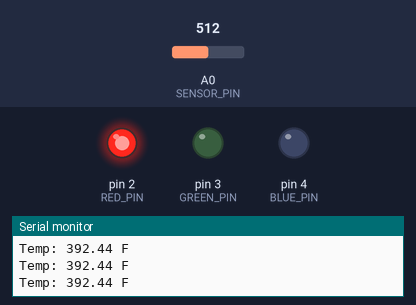
Recording of a sketch running on a simulated Arduino Uno, built with avr-gcc and run on an emulated ATmega328P. Shown: output pins drawn as LEDs (lit = HIGH), the last lines printed to the serial monitor. The inputs (shaded band) are chosen by the test bench; at power-on: A0 (SENSOR_PIN) = 512.

Above: at 1.3 s.
1.4 s: A0 (SENSOR_PIN) set to 164
2.9 s: A0 (SENSOR_PIN) set to 150
At 4.2 s:
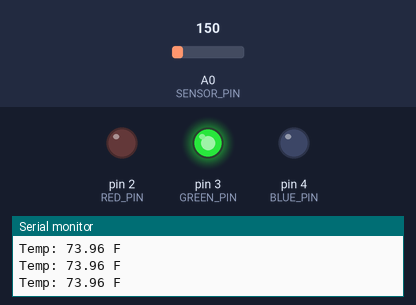
4.5 s: A0 (SENSOR_PIN) set to 122
At 5.6 s:
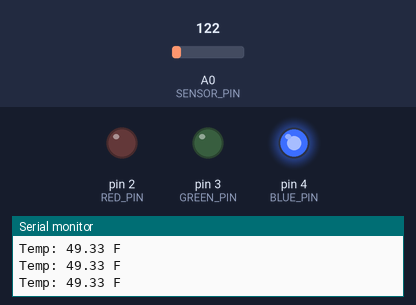
6.0 s: A0 (SENSOR_PIN) set to 306
At 6.8 s:
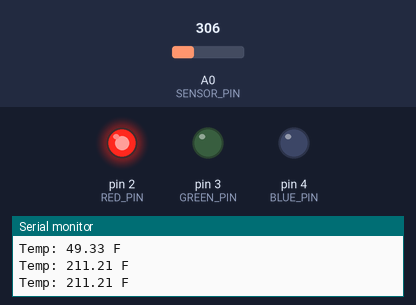
7.5 s: A0 (SENSOR_PIN) set to 70
At 8.0 s:
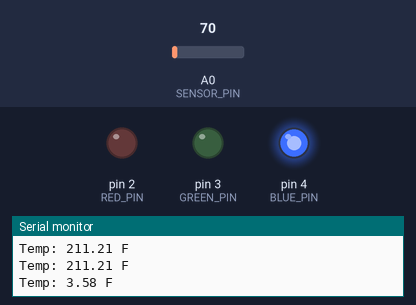
Timing chart, 0 to 10.0 s (numbered marks = the images above; inputs shaded):
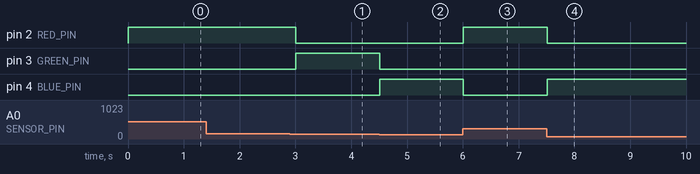

Measured:
- the behaviour switches between 157 and 156 on A0 (SENSOR_PIN) (found by bisection; images 0 and 1)
- after the input at 2.9 s, pin 2 (RED_PIN): HIGH → LOW after 0.11 s; pin 3 (GREEN_PIN): LOW → HIGH after 0.11 s
- after the input at 4.5 s, pin 3 (GREEN_PIN): HIGH → LOW at once; pin 4 (BLUE_PIN): LOW → HIGH at once
- after the input at 6.0 s, pin 2 (RED_PIN): LOW → HIGH at once; pin 4 (BLUE_PIN): HIGH → LOW at once
- after the input at 7.5 s, pin 2 (RED_PIN): HIGH → LOW at once; pin 4 (BLUE_PIN): LOW → HIGH at once

The sketch:

p01.ino
```cpp
// file: p01.ino
//
// revision history:
//   20260918: removed redundant arduino header to resolve linkage conflict
//

// define global hardware pin constants
//
const int SENSOR_PIN = A0;
const int RED_PIN = 2;
const int GREEN_PIN = 3;
const int BLUE_PIN = 4;

// define baud rate constant
//
const long BAUD_RATE = 9600;

// setup hardware peripherals and interfaces
//
void setup() {

  // configure indicator pins as digital outputs
  //
  pinMode(RED_PIN, OUTPUT);
  pinMode(GREEN_PIN, OUTPUT);
  pinMode(BLUE_PIN, OUTPUT);

  // initialize serial communication
  //
  Serial.begin(BAUD_RATE);
}

// primary execution loop
//
void loop() {

  // read raw analog voltage count (0 - 1023) from sensor
  //
  int sensor_val = analogRead(SENSOR_PIN);

  // convert 10-bit adc count to voltage (0.0v - 5.0v)
  //
  float voltage = sensor_val * (5.0 / 1023.0);

  // convert voltage to celsius (10 mv/c with 500 mv offset at 0 c)
  //
  float temp_c = (voltage - 0.5) * 100.0;

  // convert celsius temperature to fahrenheit
  //
  float temp_f = (temp_c * 9.0 / 5.0) + 32.0;

  // output temperature reading to serial monitor
  //
  Serial.print("Temp: ");
  Serial.print(temp_f);
  Serial.println(" F");

  // evaluate discrete temperature ranges and drive outputs
  //
  if (temp_f > 80.0) {

    // hot condition: activate red led only
    //
    digitalWrite(RED_PIN, HIGH);
    digitalWrite(GREEN_PIN, LOW);
    digitalWrite(BLUE_PIN, LOW);
  }
  else if ((temp_f >= 60.0) && (temp_f <= 80.0)) {

    // normal condition: activate green led only
    //
    digitalWrite(RED_PIN, LOW);
    digitalWrite(GREEN_PIN, HIGH);
    digitalWrite(BLUE_PIN, LOW);
  }
  else {

    // cold condition: activate blue led only
    //
    digitalWrite(RED_PIN, LOW);
    digitalWrite(GREEN_PIN, LOW);
    digitalWrite(BLUE_PIN, HIGH);
  }

  // pause execution before next sample iteration (500 ms)
  //
  delay(500);
}
```
